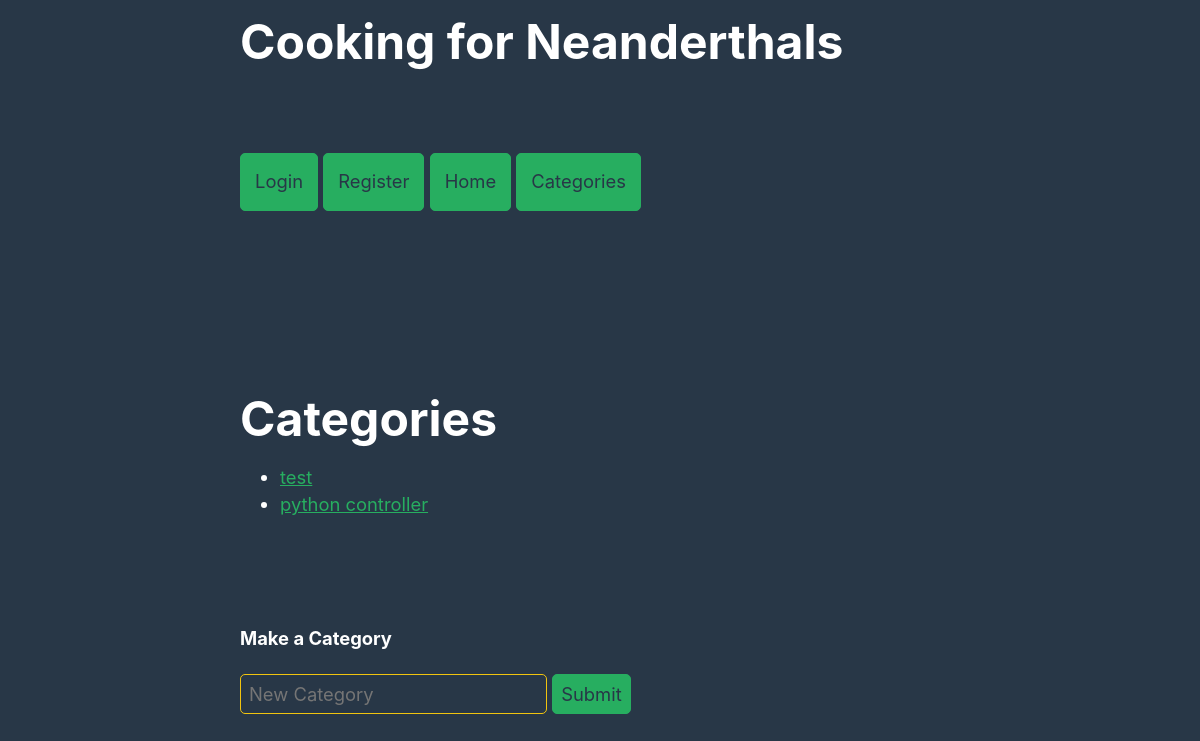
The page /viewCategory/ on the database as committed earlier.
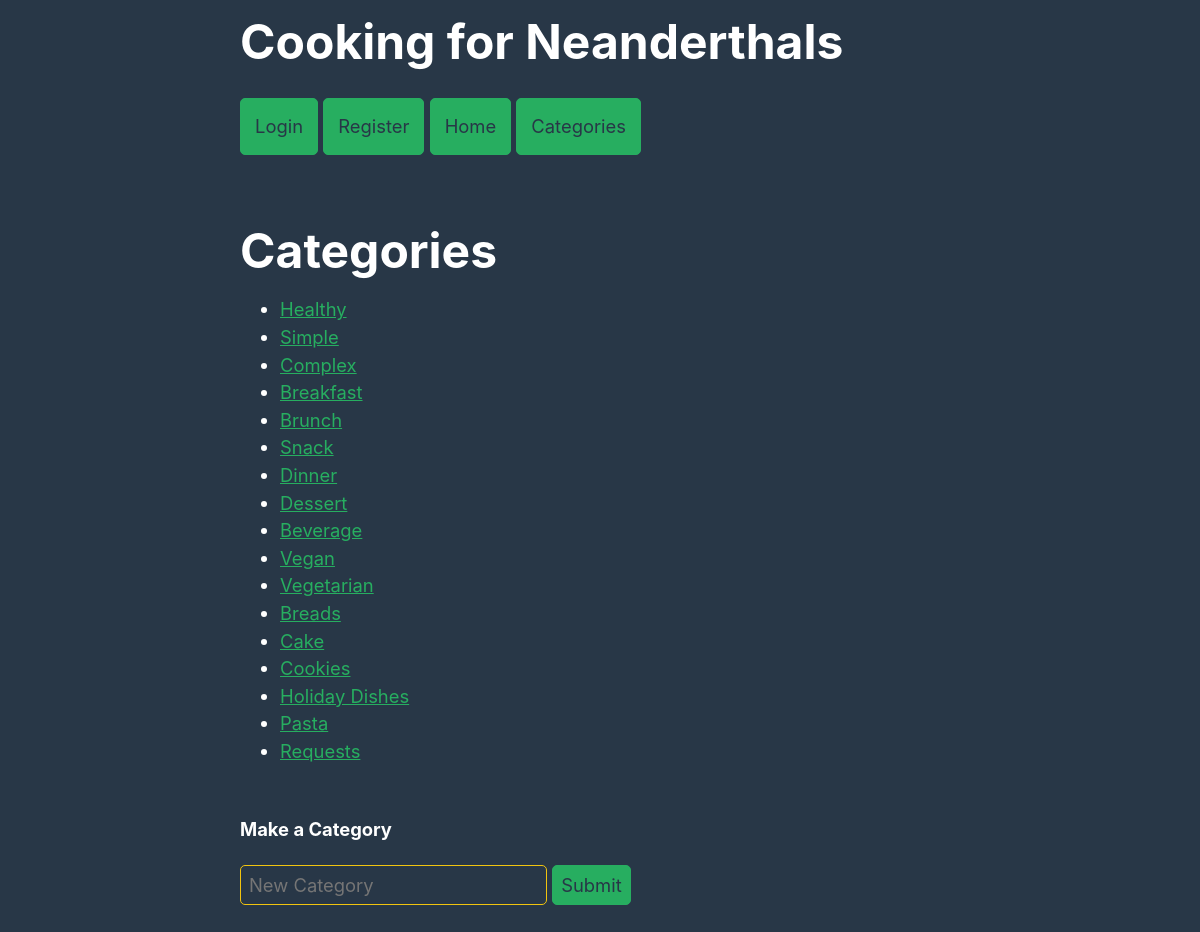
The same page on the database as committed later.
### blog/models.py (models this page shows, shortened)
class Category(models.Model):
    name = models.CharField(max_length=60)
    class Meta:
        verbose_name_plural = "categories"

### blog/views.py (the view)
# urls.py: path('viewCategory/', views.viewCategory, name='viewCategory'),
def viewCategory(request):
    categories = Category.objects.all()
    if request.method == "POST":
        form = CreateCategory(request.POST)
        if form.is_valid():
            category = Category(
                name=form.cleaned_data["name"]
            )
            category.save()
            return HttpResponseRedirect(request.path_info)
    else:
        form = CreateCategory()
        context = {
            'categories': categories,
            'form': form,
        }
    return render(request, "blog/catergory_view.html", context)

### blog/forms.py
class CreateCategory(forms.Form):
    name = forms.CharField(
        max_length=60,
        widget=forms.TextInput(
            attrs={"class": "form-control", "placeholder": "New Category"})
        )

### blog/templates/blog/catergory_view.html (shortened to what this page needs)
{% extends "base.html" %}
{% load static %}
{% block page_content %}
<body>
  <div>
    <h1>Categories</h1>
    <ul>
        {% for category in categories %}
            <li><a href="{% url 'blog_category' category.name %}">{{ category.name }}</a></li>
        {% empty %}
            <li>No categories available.</li>
        {% endfor %}
    </ul>
  </div>
  {% block makeCategory %}
  <div>
    <form method="post">
        <h5>Make a Category</h5>
            {{ form.name }}
        <button type="submit" class="btn btn-primary" >Submit</button>
    </form>
  </div>
  {% endblock %}
</body>
{% endblock %}

### templates/base.html (shortened to what this page needs)
<head>
    {% load static %}
    <link rel="stylesheet" type="text/css" href="{% static 'style.css' %}">
    <link rel="stylesheet" type="text/css" href="{% static 'navbar.css' %}">
    <h1>Cooking for Neanderthals</h1>
<div id="navbar">
        {% if user.is_authenticated %}
        <form method="post" action="{% url 'logout' %}">
                <a id="name" class="button" href="{% url 'profile' user.username %}">{{ user.username }}</a>
                {% csrf_token %}
                <button type="submit">Logout</button>
                {% if user.is_staff %}
                <a class="button" href="/admin">Admin Site</a>
                {% if user.is_superuser %}
                <a class="button" href="https://glitch.com/edit/#!/busy-antique-product">Editor</a>
                {% endif %}
                {% endif %}
                <a class="button" href="{% url 'makepost' %}">Make a New Recipe</a>
            </form>
        {% else %}
            <a class="button" href="{% url 'login' %}">Login</a>
            <a class="button" href="{% url 'register' %}">Register</a>
        {% endif %}
        <a class="button" href="{% url 'blog_index' %}">Home</a>
        <a class="button" href="{% url 'viewCategory' %}">Categories</a>
    </div>
</head>
    {% block page_content %}{% endblock page_content %}

### static/style.css (style rules this page uses)
textarea, select, input, progress { -webkit-appearance: none; -moz-appearance: none; appearance: none; }
body { color: var(--text); background-color: var(--bg); grid-template-columns: 1fr min(45rem, 90%) 1fr; margin: 0; padding: 0; font-size: 1.15rem; line-height: 1.5; display: grid; }
body > * { grid-column: 2; }
h1 { font-size: 3rem; }
h5 { font-size: 1.15rem; }
p, h1, h2, h3, h4, h5, h6 { overflow-wrap: break-word; margin: 1rem 0; }
h1, h2, h3 { line-height: 1.1; }
a, a:visited { color: var(--accent); }
button, .button, a.button, input[type="submit"], input[type="reset"], input[type="button"] { border: 1px solid var(--accent); background-color: var(--accent); line-height: large; color: var(--accent-text); padding: 0.5rem 0.5rem; text-align: center; text-decoration: none; margin: 0.3rem 0; }
textarea, select, input, button, .button { font-size: inherit; border-radius: var(--standard-border-radius); box-shadow: none; max-width: 100%; margin-bottom: 0.25rem; padding: 0.5rem; font-family: inherit; display: inline-block; }
textarea, select, input { color: var(--text); background-color: var(--bg); border: 1px solid var(--border); }
div { margin: 0.5rem 0; }

### static/navbar.css (style rules this page uses)
#navbar { position: sticky; top: 0; overflow: show; background: #283747; }
#navbar a { float: center; text-align: center; padding: 14px; text-decoration: none; }

Rows that differ between the two databases and show on the page:
removed Category: name "test"
removed Category: name "python controller"
added Category: name "Healthy"
added Category: name "Simple"
added Category: name "Complex"
added Category: name "Breakfast"
added Category: name "Brunch"
added Category: name "Snack"
added Category: name "Dinner"
added Category: name "Dessert"
added Category: name "Beverage"
added Category: name "Vegan"
added Category: name "Vegetarian"
added Category: name "Breads"
added Category: name "Cake"
added Category: name "Cookies"
added Category: name "Holiday Dishes"
added Category: name "Pasta"
added Category: name "Requests"
